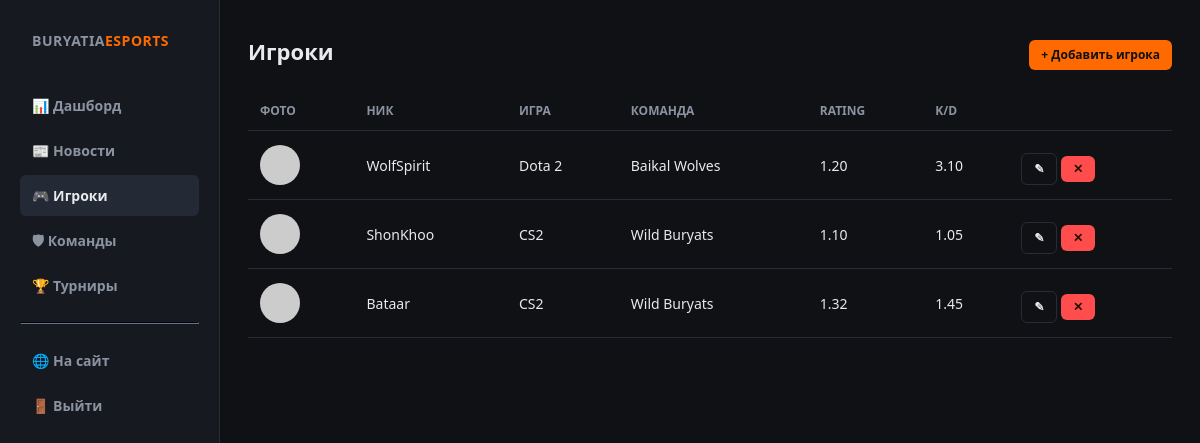
/admin/players (signed in), run on the app's committed database.
### app.py (models this page shows)
class Player(db.Model):
    id = db.Column(db.Integer, primary_key=True)
    nickname = db.Column(db.String(80), nullable=False)
    real_name = db.Column(db.String(120))
    photo = db.Column(db.String(255))
    game = db.Column(db.String(80))
    role = db.Column(db.String(80))
    rating = db.Column(db.Float, default=0.0)
    kd = db.Column(db.Float, default=0.0)
    maps_played = db.Column(db.Integer, default=0)
    wins = db.Column(db.Integer, default=0)
    team_id = db.Column(db.Integer, db.ForeignKey("team.id"), nullable=True)
    created_at = db.Column(db.DateTime, default=datetime.utcnow)

class Team(db.Model):
    id = db.Column(db.Integer, primary_key=True)
    name = db.Column(db.String(120), unique=True, nullable=False)
    tag = db.Column(db.String(20))
    logo = db.Column(db.String(255))
    game = db.Column(db.String(80))
    city = db.Column(db.String(80), default="Улан-Удэ")
    description = db.Column(db.Text)
    contact = db.Column(db.String(120))
    approved = db.Column(db.Boolean, default=False)
    created_at = db.Column(db.DateTime, default=datetime.utcnow)
    players = db.relationship("Player", backref="team", lazy=True)

### app.py (the view)
@app.route("/admin/players")
@login_required
def admin_players():
    players = Player.query.order_by(Player.id.desc()).all()
    teams = Team.query.all()
    return render_template("admin/players.html", players=players, teams=teams)

### app.py (called while the page is built)
@login_manager.user_loader
def load_user(user_id):
    return Admin.query.get(int(user_id))

### templates/admin/players.html (shortened to what this page needs)
{% extends "admin/base_admin.html" %}
{% block admin_content %}
<div class="section-title">
  <h1 style="font-size:22px;margin:0">Игроки</h1>
  <label for="modal-add-player" class="btn btn-accent btn-sm">+ Добавить игрока</label>
</div>
<table>
  <thead>
    <tr><th>Фото</th><th>Ник</th><th>Игра</th><th>Команда</th><th>Rating</th><th>K/D</th><th></th></tr>
  </thead>
  <tbody>
    {% for p in players %}
    <tr>
      <td><img class="thumb-round" src="{{ url_for('static', filename=p.photo) if p.photo else 'https://placehold.co/40x40/1b1f28/8b93a1?text=?' }}"></td>
      <td>{{ p.nickname }}</td>
      <td>{{ p.game or '—' }}</td>
      <td>{{ p.team.name if p.team else '—' }}</td>
      <td>{{ '%.2f'|format(p.rating) }}</td>
      <td>{{ '%.2f'|format(p.kd) }}</td>
      <td style="white-space:nowrap">
        <label for="modal-edit-{{ p.id }}" class="btn btn-outline btn-sm">✎</label>
        <form method="post" action="{{ url_for('admin_players_delete', player_id=p.id) }}" style="display:inline" onsubmit="return confirm('Удалить игрока?')">
          <button class="btn btn-red btn-sm">✕</button>
        </form>
      </td>
    </tr>
    {% else %}
    <tr><td colspan="7" style="color:var(--muted)">Игроков пока нет.</td></tr>
    {% endfor %}
  </tbody>
</table>
{% endblock %}

### static/css/style.css (style rules this page uses)
:root { --bg:#0f1115; --bg-alt:#161920; --card:#1b1f28; --border:#272c36; --text:#e8eaed; --muted:#8b93a1; --accent:#ff6a00; --accent2:#3ea6ff; --green:#3fcf7f; --red:#ff4d4d; }
* { box-sizing:border-box }
body { margin:0; font-family:"Segoe UI",Roboto,Arial,sans-serif; background:var(--bg); color:var(--text); line-height:1.5; }
img { max-width:100%;display:block }
.btn { display:inline-block;padding:9px 18px;border-radius:6px; font-weight:700;font-size:13px;cursor:pointer;border:none; }
.btn-accent { background:var(--accent);color:#111 }
.btn-outline { background:transparent;border:1px solid var(--border);color:var(--text) }
.btn-sm { padding:6px 12px;font-size:12px }
.btn-red { background:var(--red);color:#210 }
.section-title { display:flex;align-items:center;justify-content:space-between; margin-bottom:18px; }
table { width:100%;border-collapse:collapse;font-size:14px }
table th,table td { padding:10px 12px;border-bottom:1px solid var(--border);text-align:left }
table th { color:var(--muted);font-weight:700;font-size:12px;text-transform:uppercase }
label { display:block;font-size:13px;color:var(--muted);margin:12px 0 4px;font-weight:600 }
.thumb-round { width:40px;height:40px;border-radius:50%;object-fit:cover }

### data on the page
Player: nickname "WolfSpirit", game "Dota 2", team "Baikal Wolves", rating "1.20", kd "3.10"
Player: nickname "ShonKhoo", game "CS2", team "Wild Buryats", rating "1.10", kd "1.05"
Player: nickname "Bataar", game "CS2", team "Wild Buryats", rating "1.32", kd "1.45"
